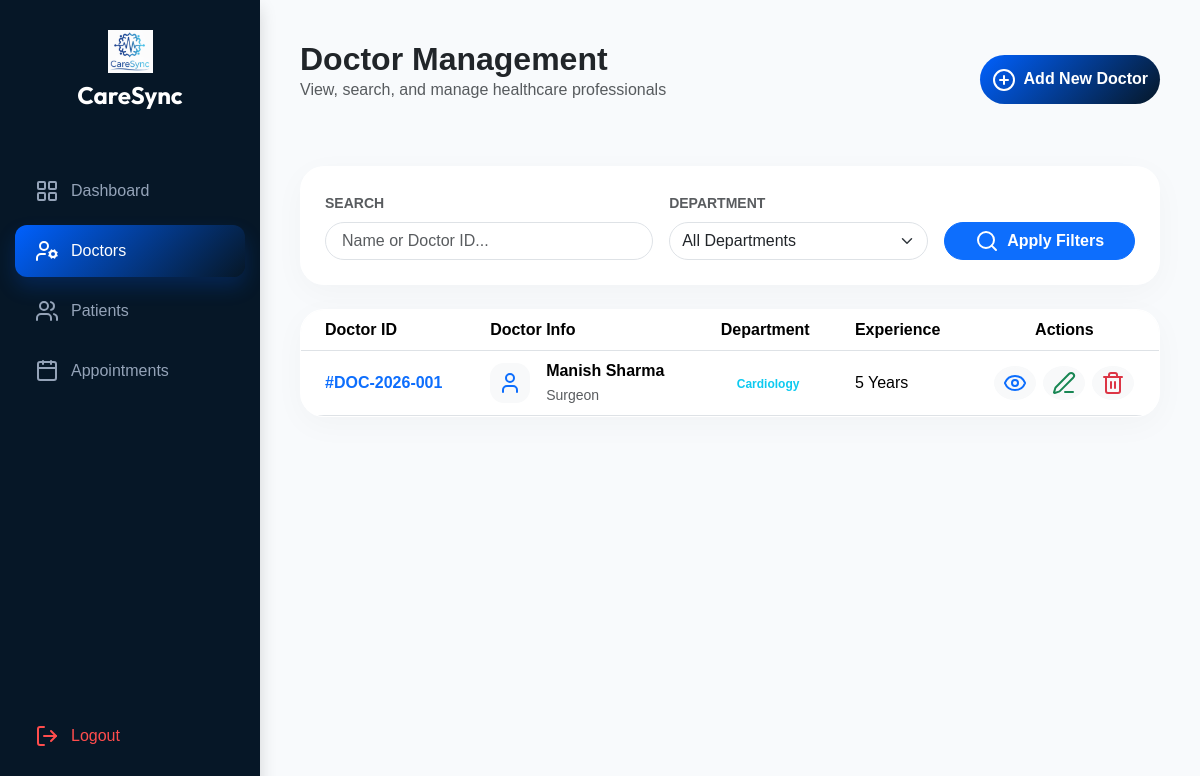
/Admin/manage_doctor.php (signed in), run on an earlier commit of the app's database.
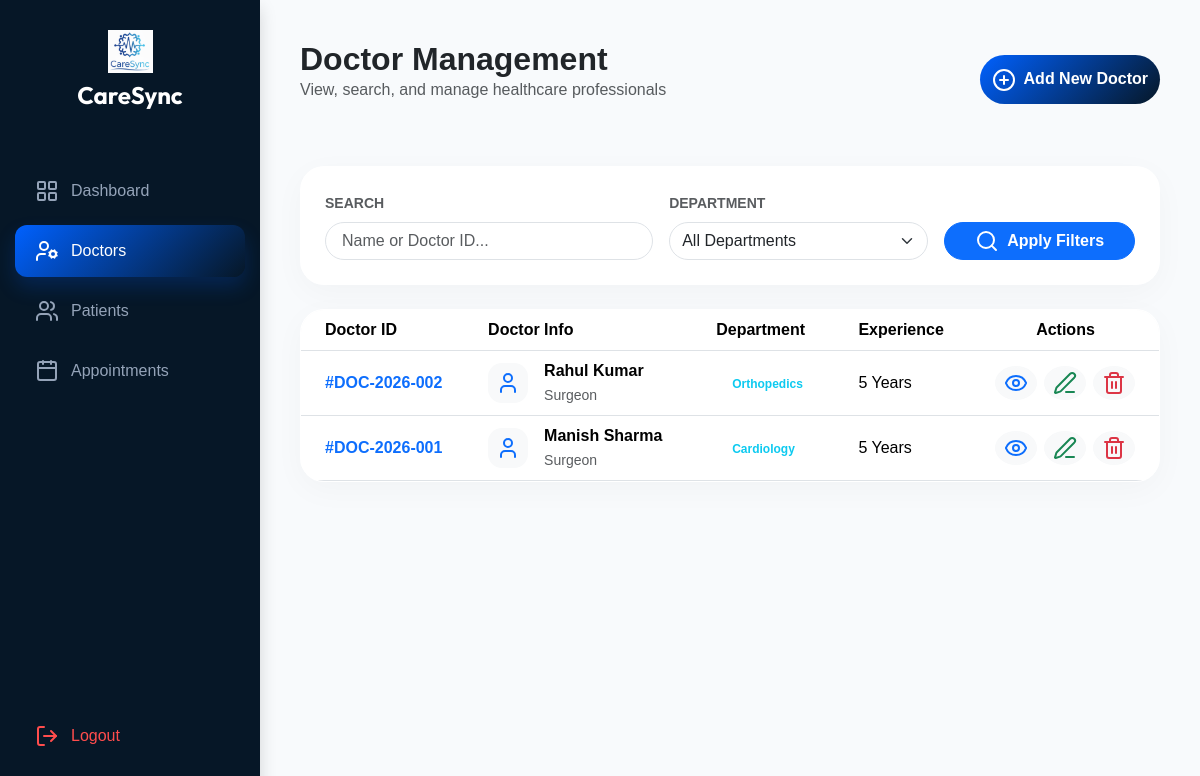
And on a later commit of the database.
### tables this page shows
CREATE TABLE `doctors` (
  `id` int(11) NOT NULL,
  `doctor_code` varchar(20) DEFAULT NULL,
  `full_name` varchar(100) NOT NULL,
  `department` varchar(50) NOT NULL,
  `specialization` varchar(100) DEFAULT NULL,
  `experience` int(11) DEFAULT 0,
  `contact` varchar(15) DEFAULT NULL,
  `email` varchar(100) NOT NULL,
  `password` varchar(255) NOT NULL,
  `created_at` timestamp NOT NULL DEFAULT current_timestamp()
);

### Admin/manage_doctor.php (the view, shortened to what this page needs)
<?php
require "../dbconnect.php";
$search = isset($_GET['search']) ? trim($_GET['search']) : "";
$sql = "SELECT * FROM doctors WHERE 1";
$sql .= " ORDER BY doctor_code DESC";
$result = $conn->query($sql);
?>
<!DOCTYPE html>
<html lang="en">
<head>
    <link rel="stylesheet" href="../Bootstrap/bootstrap.min.css">
    <link rel="stylesheet" href="../styles/admin_dashboard.css?v=<?php echo time(); ?>">
</head>
<body>
    <div class="sidebar shadow">
        <div class="text-center mb-5">
            <img src="../Assets/CareSyncLogo.png" width="45" alt="Logo">
            <h4 class="mt-2">CareSync</h4>
        </div>
        <nav class="nav flex-column">
            <a class="nav-link" href="admin_dashboard.php"><i data-lucide="layout-grid"></i> <span>Dashboard</span></a>
            <a class="nav-link active" href="manage_doctor.php"><i data-lucide="user-cog"></i> <span>Doctors</span></a>
            <a class="nav-link" href="manage_patient.php"><i data-lucide="users"></i> <span>Patients</span></a>
            <a class="nav-link" href="doctor_schedule.php"><i data-lucide="calendar"></i> <span>Appointments</span></a>
        </nav>
        <a href="../logout.php" class="nav-link logout-link">
            <i data-lucide="log-out"></i> <span>Logout</span>
        </a>
    </div>
    <div class="main-content">
        <div class="d-flex justify-content-between align-items-center mb-5">
            <div>
                <h2 class="fw-bold mb-0">Doctor Management</h2>
                <p class="text-muted">View, search, and manage healthcare professionals</p>
            </div>
            <a href="add_doctor.php" class="action-btn">
                <i data-lucide="plus-circle" class="me-1"></i> Add New Doctor
            </a>
        </div>
        <div class="glass-card mb-4 p-4">
            <form method="GET" class="row g-3 align-items-end">
                <div class="col-md-5">
                    <label class="form-label small fw-bold text-muted">SEARCH</label>
                    <input type="text" name="search" class="form-control rounded-pill px-3"
                           placeholder="Name or Doctor ID..." value="<?php echo htmlspecialchars($search); ?>">
                </div>
                <div class="col-md-4">
                    <label class="form-label small fw-bold text-muted">DEPARTMENT</label>
                    <select name="department" class="form-select rounded-pill">
                        <option value="">All Departments</option>
                    </select>
                </div>
                <div class="col-md-3">
                    <button type="submit" class="btn btn-primary w-100 rounded-pill fw-bold">
                        <i data-lucide="search" size="18" class="me-1"></i> Apply Filters
                    </button>
                </div>
            </form>
        </div>
        <div class="glass-card p-0 overflow-hidden">
            <div class="table-responsive">
                <table class="table table-hover align-middle mb-0">
                    <thead class="bg-light">
                        <tr>
                            <th class="ps-4">Doctor ID</th>
                            <th>Doctor Info</th>
                            <th>Department</th>
                            <th>Experience</th>
                            <th class="text-center">Actions</th>
                        </tr>
                    </thead>
                    <tbody>
                        <?php if ($result->num_rows > 0): ?>
                            <?php while ($row = $result->fetch_assoc()): ?>
                                <tr>
                                    <td class="ps-4 fw-bold text-primary">#<?php echo $row['doctor_code']; ?></td>
                                    <td>
                                        <div class="d-flex align-items-center gap-3">
                                            <div class="icon-box bg-light text-primary" style="width:40px; height:40px;">
                                                <i data-lucide="user" size="18"></i>
                                            </div>
                                            <div>
                                                <div class="fw-bold"><?php echo $row['full_name']; ?></div>
                                                <small class="text-muted"><?php echo $row['specialization']; ?></small>
                                            </div>
                                        </div>
                                    </td>
                                    <td>
                                        <span class="badge rounded-pill bg-info-soft text-info px-3">
                                            <?php echo $row['department']; ?>
                                        </span>
                                    </td>
                                    <td><span class="fw-medium"><?php echo $row['experience']; ?> Years</span></td>
                                    <td class="text-center">
                                        <div class="btn-group">
                                            <a href="view_doctor.php?id=<?php echo $row['doctor_code']; ?>"
                                               class="btn btn-sm btn-light rounded-circle me-2" title="View">
                                                <i data-lucide="eye" size="18" class="text-primary"></i>
                                            </a>
                                            <a href="edit_doctor.php?id=<?php echo $row['doctor_code']; ?>"
                                               class="btn btn-sm btn-light rounded-circle me-2" title="Edit">
                                                <i data-lucide="edit-3" size="18" class="text-success"></i>
                                            </a>
                                            <button class="btn btn-sm btn-light rounded-circle"
                                                    onclick="setDeleteId('<?php echo $row['doctor_code']; ?>')"
                                                    data-bs-toggle="modal" data-bs-target="#deleteModal">
                                                <i data-lucide="trash-2" size="18" class="text-danger"></i>
                                            </button>
                                        </div>
                                    </td>
                                </tr>
                            <?php endwhile; ?>
                        <?php else: ?>
                            <tr>
                                <td colspan="5" class="text-center py-5 text-muted">No doctors found matching your criteria.</td>
                            </tr>
                        <?php endif; ?>
                    </tbody>
                </table>
            </div>
        </div>
    </div>
</body>
</html>

### styles/admin_dashboard.css (style rules this page uses)
:root { --primary-blue: #0061ff; --navy-dark: #061727; --sidebar-w: 260px; --blue-gradient: linear-gradient(135deg, var(--primary-blue) 0%, var(--navy-dark) 100%) }
body { background: #f8fafc; margin: 0; font-family: 'Plus Jakarta Sans', sans-serif; display: flex; min-height: 100vh; }
.sidebar { width: var(--sidebar-w); background: var(--navy-dark); height: 100vh; position: fixed; top: 0; left: 0; padding: 30px 15px; display: flex; flex-direction: column; z-index: 1000; }
.sidebar h4 { font-family: 'Custom'; color: white; }
.sidebar .nav-link { color: #94a3b8; padding: 14px 20px; border-radius: 12px; margin-bottom: 8px; display: flex; align-items: center; gap: 12px; text-decoration: none; transition: 0.3s; }
.sidebar .nav-link:hover, .sidebar .nav-link.active { background: rgba(255, 255, 255, 0.1); color: white; }
.sidebar .nav-link.active { background: var(--blue-gradient); box-shadow: 0 10px 20px rgba(0, 97, 255, 0.2); }
.logout-link { margin-top: auto; margin-bottom: 20px; color: #ff4d4d !important; }
.main-content { flex: 1; margin-left: var(--sidebar-w); padding: 40px; width: calc(100% - var(--sidebar-w)); }
.glass-card { background: rgba(255, 255, 255, 0.9); backdrop-filter: blur(10px); border: 1px solid rgba(255, 255, 255, 0.4); border-radius: 24px; box-shadow: 0 8px 32px rgba(0, 0, 0, 0.03); padding: 25px; transition: 0.3s; }
.icon-box { width: 50px; height: 50px; border-radius: 14px; display: flex; align-items: center; justify-content: center; background: rgba(0, 97, 255, 0.1); }
.action-btn { background: var(--blue-gradient); color: white; padding: 12px; border-radius: 50px; font-weight: 600; text-decoration: none; transition: 0.3s; }

What changed in the data, as far as the page shows it:
added doctors: doctor_code "DOC-2026-002", full_name "Rahul Kumar", specialization "Surgeon", department "Orthopedics", experience "5"
